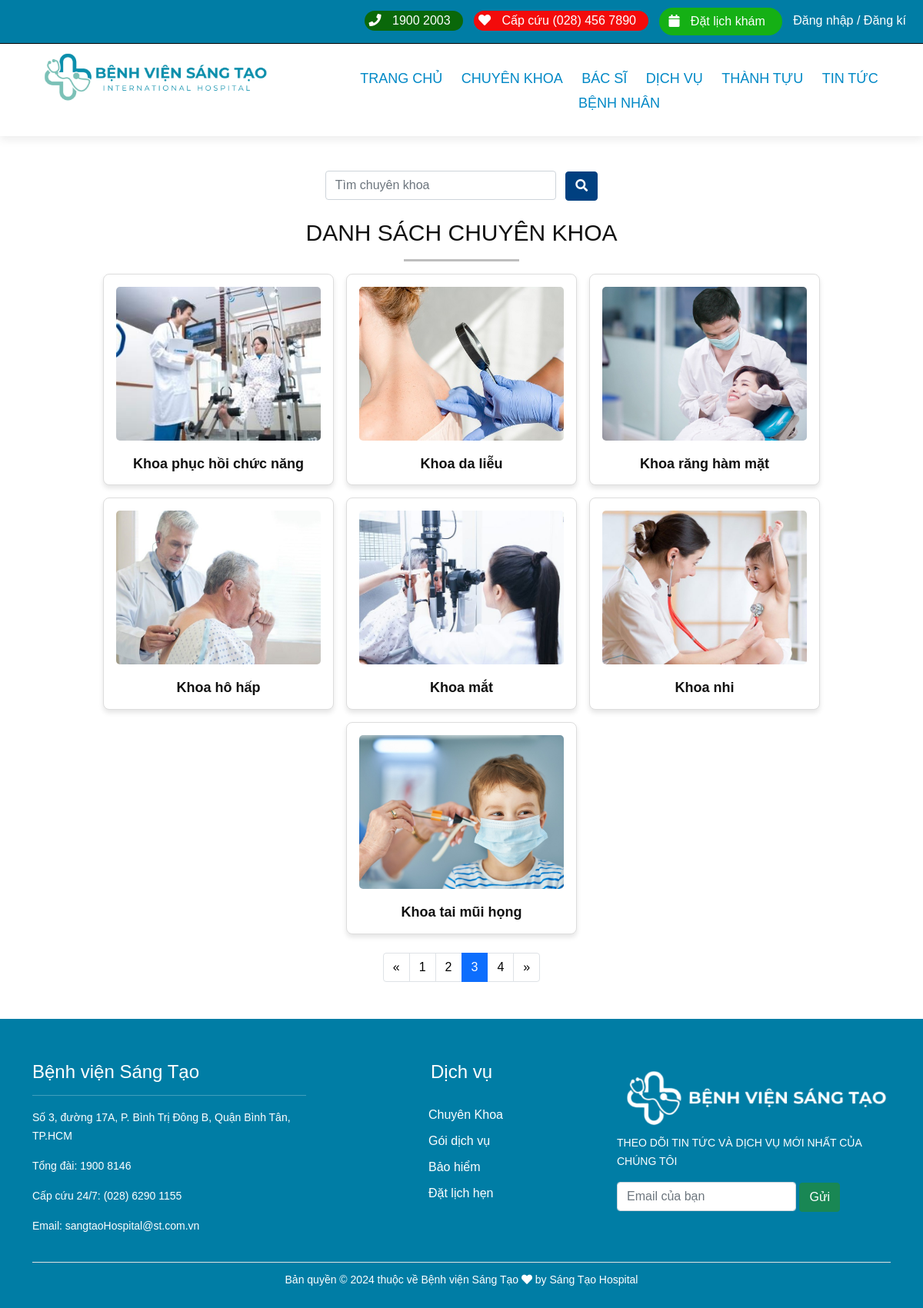
/index.php?url=chuyen-khoa, run on the app's committed database.
### tables this page shows
CREATE TABLE `khoakham` (
  `maKhoa` varchar(10) NOT NULL,
  `tenKhoa` varchar(50) NOT NULL,
  `chucNang` text NOT NULL,
  `hinh` varchar(100) NOT NULL,
  `mota` text NOT NULL,
  `phongKham` varchar(5) NOT NULL
);

### public/view/chuyenkhoa.php (the view, shortened to what this page needs)
<div class="chuyenkhoa">
    <div class="breadcrumb-option">
        <div class="container">
            <div class="row">
                <div class="col-lg-12">
                    <div class="breadcrumb__links">
                        <a href="index.php"><i class="fa fa-home"></i> Trang chủ</a>
                        <span>></span>
                        <span>Chuyên khoa</span>
                    </div>
                </div>
            </div>
        </div>
    </div>
    <div class="container my-5 ">
        <form action="" method="post">
            <div class="search-box mb-4 text-center">
                <input type="text" class="form-control d-inline-block" name="tenchuyenkhoa" style="width: 300px;" placeholder="Tìm chuyên khoa">
                <button class="btn btn-primary ms-2" name="timkiem_chuyenkhoa"><i class="fa fa-search"></i></button>
            </div>
        </form>
        <h3 class="text-center">DANH SÁCH CHUYÊN KHOA</h3>
        <div class="text-center mb-3">
            <hr class="mx-auto" style="width: 150px; border-top: 3px solid #000;">
        </div>
        <div class="list__chuyenkhoa">
            <div class="cart d-flex flex-wrap gap-3 justify-content-center">
                <?php
                require_once("./config/config.php");
                $sql = "select * from khoakham where tenKhoa LIKE '%".$tenchuyenkhoa."%'";
                $result = mysqli_query($conn, $sql);
                while ($row = mysqli_fetch_assoc($result)) {
                ?>
                    <div class="specialty-box text-center p-3">
                        <a href="index.php?url=detail-chuyen-khoa&idck=<?= $row['maKhoa'] ?>">
                            <img src="public/img/<?= $row['hinh'] ?>" class="card-img-top custom-img" alt="Icon">
                            <h5><b><?= $row['tenKhoa'] ?></b></h5>
                        </a>
                    </div>
                <?php } ?>
            </div>
        </div>
        <div class="pagination mt-4 d-flex justify-content-center">
            <nav aria-label="Page navigation">
                <ul class="pagination">
                    <li class="page-item"><a class="page-link" href="#">«</a></li>
                    <li class="page-item"><a class="page-link" href="#">1</a></li>
                    <li class="page-item"><a class="page-link" href="#">2</a></li>
                    <li class="page-item active"><a class="page-link" href="#">3</a></li>
                    <li class="page-item"><a class="page-link" href="#">4</a></li>
                    <li class="page-item"><a class="page-link" href="#">»</a></li>
                </ul>
            </nav>
        </div>
    </div>
</div>

### component/header.php (shortened to what this page needs)
<!DOCTYPE html>
<html lang="en">
<head>
    <link rel="stylesheet" href="./public/css/bootstrap.min.css">
    <link rel="stylesheet" href="./public/css/font-awesome.min.css">
    <link rel="stylesheet" href="./public/css/style_public.css">
    <link rel="stylesheet" href="https://use.fontawesome.com/releases/v5.7.2/css/all.css"
 />
    <link rel="stylesheet" href="https://cdnjs.cloudflare.com/ajax/libs/font-awesome/5.15.4/css/all.min.css" />
</head>
<body>
    <header class="header">
        <div class="container-fluid">
            <div class="row">
                    <div class="header__top">
                        <ul>
                            <li><button href="tel:19002003" style="border-radius:20px;background-color: rgb(10, 104, 10); border: none;" >
                                <i class="fa fa-phone" style="color: #ffffff;"></i>	<span style="color: #ffffff; padding: 10px;">1900 2003</span>
                                </button>
                            </li>
                            <li ><button  rel="tel:0284567890" style="border-radius:20px; background-color: rgb(243, 11, 11); border: none;">
                                <i class="fa fa-heart" style="color: #ffffff;"></i>	<span style="color: #ffffff;padding: 10px;">Cấp cứu (028) 456 7890</span>
                                </button>
                            </li>
                            <li><a href="/QLBENHVIEN/public/user/datLichKham.php" class="btn" style="border-radius:20px;background-color: rgb(21, 176, 21); border: none;" >
                                <i  class="fa fa-calendar" style="color: #ffffff;"></i>	<span style="color: #ffffff;padding: 10px;">Đặt lịch khám</span>
                                </a>
                            </li>
                            <li>
                            <?php
                                if (isset($_SESSION['id'])) {
                                    echo '<a href="/QLBENHVIEN/index.php?url=dang-xuat">Thoát !</a>';
                                } else {
                                    echo '<a href="index.php?url=dang-nhap">Đăng nhập</a><span style="color: #ffffff;"> / </span>';
                                    echo '<a href="/QLBENHVIEN/public/account/register.php">Đăng kí</a>';
                                }
                            ?>
                            </li>
                        </ul>
                    </div>
            </div>
        </div>
        <div class="container-fluid header__menu">
            <div class="row">
                <div class="col-lg-4 col-sm-3 " style="text-align: center; padding-bottom: 5px;">
                    <div class="header__img">
                        <a href="?url=trang-chu">
                            <img src="public/img/sang tao hospital.png" alt="" style="width: 300px;">
                        </a>
                    </div>
                </div>
                <div class="col-lg-8 col-sm-3 ml-5">
                    <div class="header__right">
                        <div class="header__menu">
                            <ul>
                                <li><a href="index.php?url=trang-chu"><h5>TRANG CHỦ</h5></a></li>
                                <li><a href="index.php?url=chuyen-khoa"><h5>CHUYÊN KHOA</h5></a></li>
                                <li><a href="index.php?url=bac-si"><h5>BÁC SĨ</h5></a></li>
                                <li><a href=""><h5>DỊCH VỤ</h5></a>
                                </li>
                                <li><a href="index.php?url=thanh-tuu"><h5>THÀNH TỰU</h5></a></li>
                                <li><a href="index.php?url=tin-tuc"><h5>TIN TỨC</h5></a></li>
                                <li><a href=""><h5>BỆNH NHÂN</h5></a>
                                </li>
                            </ul>
                        </div>
                    </div>
                </div>
            </div>
        </div>
    </header>

### index.php (shortened to what this page needs)
<?php
require_once('component/header.php');
if (!isset($_GET['url'])) {
    require_once "public/trangchu.php";
} else {
    switch ($_GET['url']) {
        case 'chuyen-khoa':
            require_once "public/view/chuyenkhoa.php";
            break;
    }
}
require_once("component/footer.php");

### component/footer.php (shortened to what this page needs)
<footer class="footer">
        <div class="container">
            <div class="row">
                <div class="col-lg-4 footer__descrice">
                    <h4>Bệnh viện Sáng Tạo</h4>
                    <hr>
                    <p>Số 3, đường 17A, P. Bình Trị Đông B, Quận Bình Tân, TP.HCM</p>
                    <p>Tổng đài: 1900 8146</p>
                    <p>Cấp cứu 24/7: (028) 6290 1155</p>
                    <p>Email: sangtaoHospital@st.com.vn</p>
                </div>
                <div class="col-lg-4 footer__system" >
                    <h4>Dịch vụ</h4>
                    <ul>
                        <li><a href="#">Chuyên Khoa</a></li>
                        <li><a href="#">Gói dịch vụ </a></li>
                        <li><a href="#">Bảo hiểm</a></li>
                        <li><a href="#">Đặt lịch hẹn</a></li>
                    </ul>
                </div>
                <div class="col-lg-4 footer__search" >
                  <div><img src="public/img/logoFooter.png" alt="logoFooter"></div>
                  <div><p>THEO DÕI TIN TỨC VÀ DỊCH VỤ MỚI NHẤT CỦA CHÚNG TÔI</p></div>
                  <div class=" email-container">
                    <label><input class="text-content-footer input-email form-control" type="email" placeholder="Email của bạn"></label>
                    <button class="btn btn-success">Gửi</button>
                </div>
              </div>
            </div>
            <div class="row">
                <div class="col-lg-12">
                    <div class="footer__copyright__text">
                        <p>Bản quyền &copy; 2024 thuộc về Bệnh viện Sáng Tạo <i class="fa fa-heart" aria-hidden="true"></i> by <a href="#" target="_blank">Sáng Tạo Hospital</a></p>
                    </div>
                </div>
            </div>
        </div>
     </footer>
</body>
</html>

### public/css/style_public.css (style rules this page uses)
@media (max-width: 1200px) { .container { font-size: 1em; } }
html, body { height: 100%; font-family: "Montserrat", sans-serif; -webkit-font-smoothing: antialiased; }
h1, h2, h3, h4, h5, h6 { margin: 0; color: #111111; font-weight: 400; font-family: "Montserrat", sans-serif; }
h3 { font-size: 30px; }
h4 { font-size: 24px; }
h5 { font-size: 18px; }
p { font-size: 14px; font-family: "Montserrat", sans-serif; color: #666666; font-weight: 400; line-height: 24px; margin: 0 0 15px 0; }
img { max-width: 100%; }
ul, ol { padding: 0; margin: 0; }
.header { background: #ffffff; box-shadow: 0px 5px 10px rgba(91, 91, 91, 0.1); }
header { position: fixed; top: 0; left: 0; width: 100%; z-index: 1000; background-color: white; box-shadow: 0 2px 5px rgba(0, 0, 0, 0.1); }
.header__top { height: 100; background-color: #007da5; }
.header__top a { color: white; text-decoration: none; }
.header__top { padding-top: 10px; width: 100%; display: flex; justify-content: right; border-bottom: 1px solid black; }
.header__top ul li { list-style: none; display: inline-block; position: relative; margin-bottom: 10px; padding-right: 10px; }
.header__right { padding: 30px 0 27px; }
.header__right ul li { list-style: none; display: inline-block; position: relative; }
.header__menu { text-align: center; }
.header__menu ul li h5 { color: #0088c6; }
.header__menu ul li { list-style: none; display: inline-block; margin-left: 10px; position: relative; }
.header__menu ul li a { text-decoration: none; color: #1a73e8; padding: 5px 5px; display: block; transition: all 0.3s ease; border-radius: 5px; }
.btn-primary { background-color: #004080; border-color: #004080; font-weight: bold; }
.footer { margin-top: 20px; padding-top: 55px; background-color: #007da5; }
.footer p,h4,hr { color: white; }
.footer a { text-decoration: none; color: white; }
.footer ul li { padding-top: 10px; width: 100px; list-style: none; text-align: center; }
.footer__system h4 { text-align: center; margin-bottom: 20px; }
.footer__system ul li { font-family: "Montserrat", sans-serif; margin-left: 135px; display: flex; }
.footer__copyright__text { border-top: 1px solid #e1e1e1; padding: 10px 0 10px; text-align: center; margin-top: 20px; }
.chuyenkhoa { width: 100%; margin-top: 130px; }
.chuyenkhoa .breadcrumb__links { padding-top: 20px; }
.chuyenkhoa span { color: #0088c6; }
.chuyenkhoa a { text-decoration: none; color: black; }
.chuyenkhoa .specialty-box { border: 1px solid #ddd; border-radius: 8px; background-color: #f8f9fa; transition: transform 0.2s; }
.chuyenkhoa .specialty-box h5 { margin-top: 10px; }
.chuyenkhoa .custom-img { width: 100%; height: 200px; object-fit: cover; border-radius: 5px; }
.list__chuyenkhoa .specialty-box { text-align: center; width: 300px; box-shadow: 0 4px 6px rgba(0, 0, 0, 0.1); border-radius: 8px; padding: 16px; background-color: #fff; }
.list__chuyenkhoa .specialty-box img { width: 500px; height: 200px; object-fit: cover; margin-bottom: 10px; }
.list__chuyenkhoa .cart { display: flex; flex-wrap: wrap; gap: 16px; }

### data on the page
khoakham: hinh (picture), tenKhoa "Khoa phục hồi chức năng"
khoakham: hinh (picture), tenKhoa "Khoa da liễu"
khoakham: hinh (picture), tenKhoa "Khoa răng hàm mặt"
khoakham: hinh (picture), tenKhoa "Khoa hô hấp"
khoakham: hinh (picture), tenKhoa "Khoa mắt"
khoakham: hinh (picture), tenKhoa "Khoa nhi"
khoakham: hinh (picture), tenKhoa "Khoa tai mũi họng"
